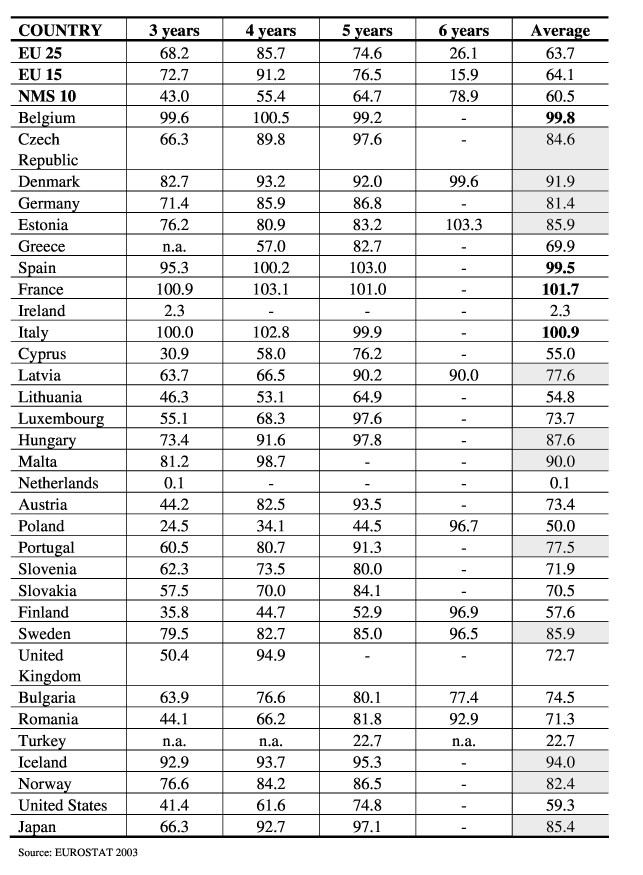
#> input picture he/axis-ai/test-2.jpg, 2569 x 3497 px (shown at 1/4 size)
$ jupyter execute ocr-on-test-2-image.ipynb
#> lines starting #> are read from the running program, lines starting #| are printed output that depends on the picture; after the words box and inside, x2 and y2 are one past the last pixel; in counts of white or black regions, pixels touching at a corner belong together
[cell 1]
from skimage import io,morphology,filters,color,transform,measure

# This image is got from given pdf (005.pdf ,Second page)

[cell 2]
from matplotlib import pyplot as plt
fig = plt.figure(figsize=(20,20))

plt.imshow(io.imread("test-2.jpg"))
#> further down, image is the input picture: shape (3497, 2569, 3); min 0, max 255, mean 231.6

plt.show()

[cell 3]
class BoundingBox(object):
    def __init__(self,contour):
        self.contour = contour
        y,x = zip(*contour)
        self.x1 = min(x)
        self.y1 = min(y)
        self.x2 = max(x)
        self.y2 = max(y)
    @property
    def h(self):
        return self.y2 - self.y1

    @property
    def w(self):
        return self.x2 - self.x1

    @property
    def area(self):
        return self.h * self.w

    @property
    def center(self):
        return (self.x1 + self.w // 2, self.y1+self.h//2)

    @property
    def plot(self):
        return (
        (self.x1,self.x2,self.x2,self.x1,self.x1),
        (self.y1,self.y1,self.y2,self.y2,self.y1),
        )

    @property
    def aspect(self):
        return self.h/self.w

    def project_y(self,y):
        copy = BoundingBox(self.contour)
        copy.y1 = y
        copy.y2 = y+self.h
        return copy

    def project_x(self,x):
        copy = BoundingBox(self.contour)
        copy.x1 = x
        copy.x2 = x + self.w
        return copy

    def __eq__(self,other):
        return self.x1 - 10 <= other.x1 <= self.x1 + 10 and self.y1 - 10 <= other.y1 <= self.y1 + 10

    def __repr__(self):
        return "BoundingBox ({},{},{},{})".format(self.x1,self.y1,self.x2,self.y2)

[cell 4]
def morphed( im ,min_area=1024):
    im = threshold(im)
    k1 = morphology.rectangle(1,40)
    k2 = morphology.rectangle(20,1)
    return morphology.remove_small_objects(
        morphology.binary_opening(im,k1) | morphology.binary_opening(im,k2),
        min_area,
    )

[cell 5]
def threshold(im):
    im = color.rgb2gray(im)
    im = im>filters.threshold_otsu(im)
#> im: shape (3497, 2569) bool; 91.2% white; 916 black regions, largest, box (x1, y1, x2, y2) and area: (39, 65, 2436, 3352) 430757, (122, 361, 182, 406) 1306, (315, 98, 362, 143) 1178
    return ~im
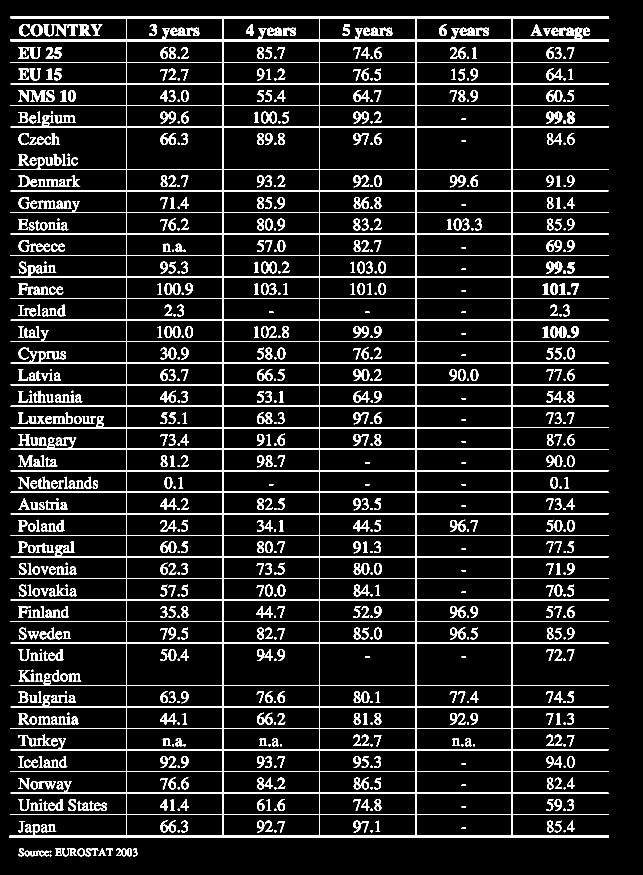
#> returned value: shape (3497, 2569) bool (shown at 1/4 size); 8.8% white; 916 white regions, largest, box (x1, y1, x2, y2) and area: (39, 65, 2436, 3352) 430757, (122, 361, 182, 406) 1306, (315, 98, 362, 143) 1178

[cell 6]
image = io.imread("test-2.jpg")

[cell 7]
im = morphed(image)
#> in morphed, `return morphology.remove_small_objects( morphology.binary_opening(im,k..`:
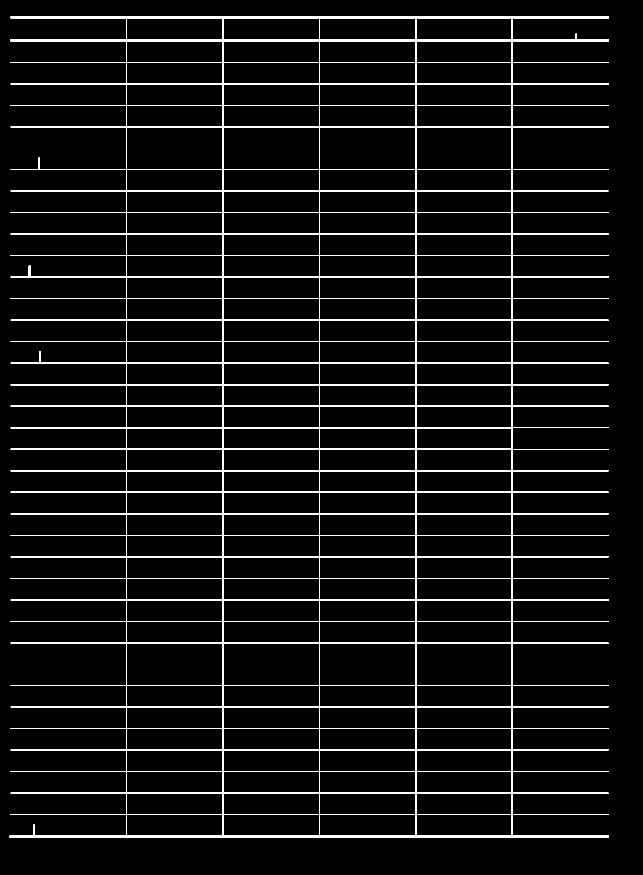
#> returned value: shape (3497, 2569) bool (shown at 1/4 size); 4.7% white; 1 white region, box (x1, y1, x2, y2) and area: (39, 65, 2436, 3352) 420059
fig,ax = plt.subplots(figsize=(20,20))
ax.imshow(~im,interpolation='nearest',cmap = plt.cm.gray)

contours = measure.find_contours(~im,0.8)
#> contours = 145 point arrays, longest 72547 points

for contour in contours:
    ax.plot(*BoundingBox(contour).plot,linewidth=2)
#> this loop made 145 passes

ax.axis('image')
ax.set_xticks([])
ax.set_yticks([])
plt.show()
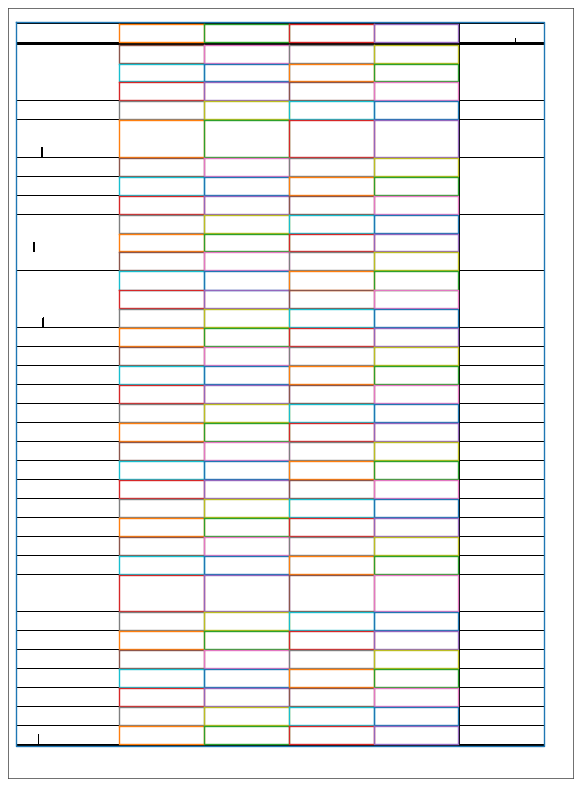
#> figure drawn by matplotlib, 1 panel

[cell 8]
def exclude_outliers(contours):
    bboxes = [BoundingBox(contour) for contour in contours]
#> bboxes = 145 items
    mean_area = np.mean([bbox.area for bbox in bboxes])
#> mean_area = 87055.4
    return [bbox for bbox in bboxes if bbox.area < mean_area * 2 and 0.05 < bbox.aspect < 2]

[cell 9]
def unique(bboxes):
    if len(bboxes)<2:
        return bboxes
    bboxes = sorted(bboxes,key=lambda x:x.area)
    unique = [bboxes.pop(0)]
    for bbox in bboxes:
        if any(bbox == _ for _ in unique):
            continue
        unique.append(bbox)
    return unique

[cell 10]
def gridfy(bboxes):
    y1 = min(bbox.y1 for bbox in bboxes)
#> y1 = 73.9
    x1 = min(bbox.x1 for bbox in bboxes)
#> x1 = 506.9
    bboxes = sorted(bboxes,key = lambda x:x.area)
#> bboxes = 144 items
    horizontal = sorted(unique([bbox.project_y(y1) for bbox in bboxes]),key=lambda x:x.x1)
#> in project_y, `copy.y1 = y`: copy.y1 = 73.9
#> in project_y, `copy.y2 = y+self.h`: copy.y2 = 155.1
#> in unique, `bboxes = sorted(bboxes,key=lambda x:x.area)`: bboxes = 144 items
#> the loop in unique, `for bbox in bboxes:` made 143 passes
#> after the loop in unique, `for bbox in bboxes:`: unique = 4 items
#> horizontal = 4 items
    vertical = sorted(unique([bbox.project_x(x1) for bbox in bboxes]),key = lambda x:x.y1)
#> in project_x, `copy.x1 = x`: copy.x1 = 506.9
#> in project_x, `copy.x2 = x + self.w`: copy.x2 = 888.1
#> the loop in unique (call 2), `for bbox in bboxes:` made 143 passes
#> vertical = 36 items
    grid ={}
    for i,v in enumerate(vertical):
        for j,h in enumerate(horizontal):
            cell = h.project_y(v.y1)
            cells = [_ for _ in bboxes if _ == cell]
            if cells:
                grid[(i,j)] = cells[0]
#> this loop made 36 passes
    return grid

[cell 11]
import numpy as np
im = morphed(image)
fig,ax = plt.subplots(figsize=(20,20))
ax.imshow (~im,interpolation='nearest',cmap = plt.cm.gray)
contours = measure.find_contours(~im,0.9)
cells = gridfy(exclude_outliers(contours))


for (line,column), bbox in cells.items():
    ax.plot(*bbox.plot, linewidth=2)
    ax.text(*bbox.center,"{},{}".format(line,column))
#> this loop made 144 passes
#> (line, column) on passes 1 to 12: (0, 0), (0, 1), (0, 2), (0, 3), (1, 0), (1, 1), (1, 2), (1, 3), (2, 0), (2, 1), (2, 2), (2, 3)

ax.axis('image')
ax.set_xticks([])
ax.set_yticks([])
plt.show()
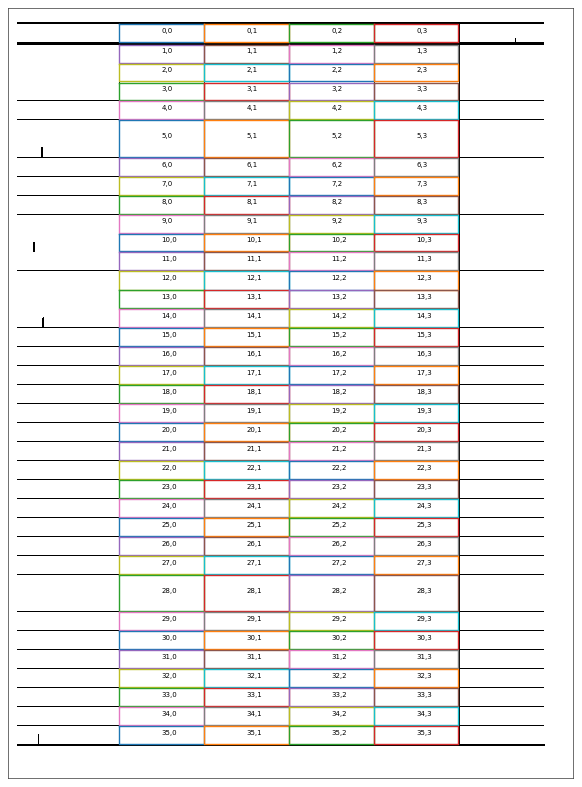
#> figure drawn by matplotlib, 1 panel

[cell 12]
import tesserocr

import csv

[cell 13]
from PIL import Image

from io import StringIO
from unidecode import unidecode

[cell 14]
def cells_to_csv(image,cells,f):
    pil = Image.fromarray(image)
    ocr={}
    for (line,column),bbox in cells.items():
        extracted_text= (tesserocr.image_to_text(
            pil.crop(
                (bbox.x1,bbox.y1,bbox.x2,bbox.y2)
            ).resize(
                (int(bbox.w * 2),int(bbox.h * 2))
            )
        ))
        ocr[line,column] = extracted_text.strip()
        print(ocr[line,column])
#> this loop made 1 pass

    lines,columns = zip(*ocr)
    lines,columns = max(lines),max(columns)
    writer = csv.writer(f)
    writer.writerow([str(column) for column in range(1,columns+2)])
    for line in range(lines+1):
        row = [ocr.get((line,column),"") for column in range(columns+1)]
        writer.writerow([unidecode(_) for _ in row])

with open("output.csv",'w',newline='',encoding='utf-8') as f:
    cells_to_csv(image,cells,f)
#> (the call stopped at in cells_to_csv, `extracted_text= (tesserocr.image_to_text( pil.crop( (bbox.x1,bbox.y1,b..`: tesserocr is not available in this run)

[cell 15]
import petl as etl
etl.fromcsv("output.csv",encoding='iso-8859-1',errors='ignore')
#> (this line was passed over: petl is not available in this run)

$ run again, with he/axis-ai/test-1.jpg copied over he/axis-ai/test-2.jpg
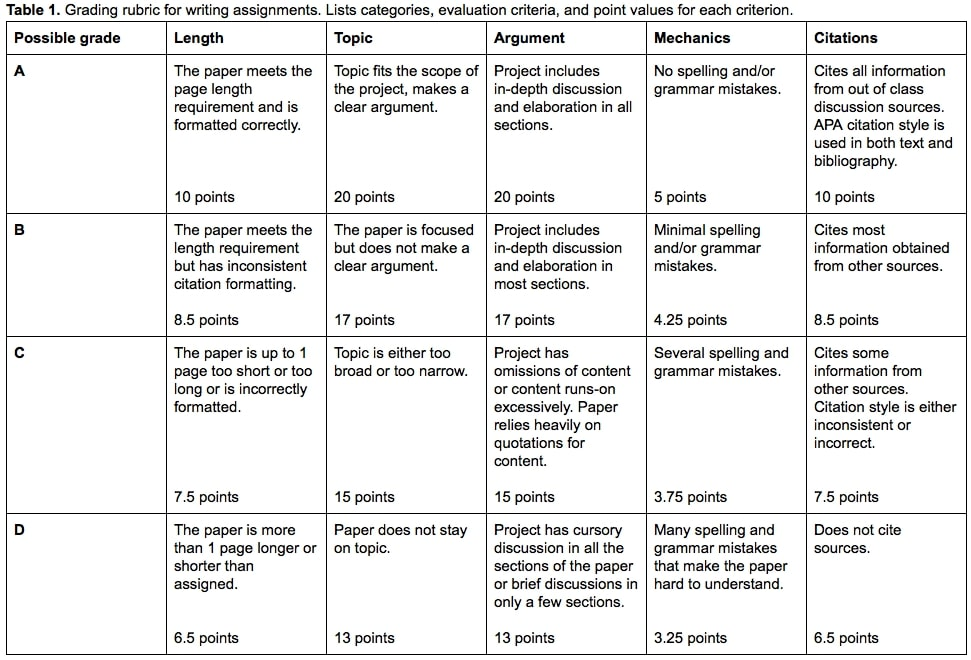
#> input picture he/axis-ai/test-1.jpg, 971 x 660 px
#> image is the input picture: shape (660, 971, 3); mean R, G, B 235.1, 235.2, 234.9
#> in morphed, `return morphology.remove_small_objects( morphology.binary_opening(im,k..`:
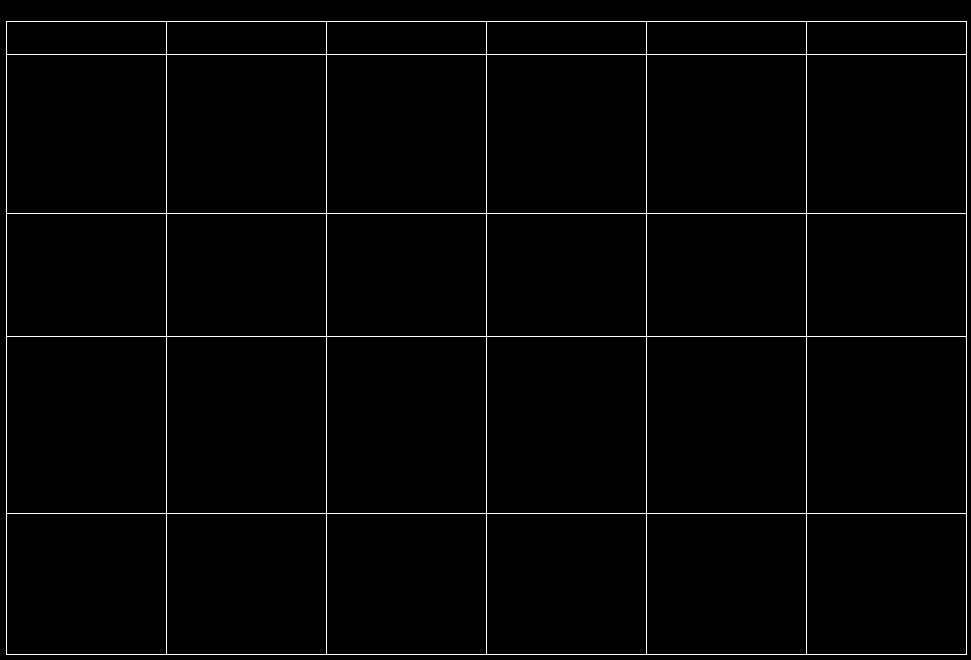
#> returned value: shape (660, 971) bool; 1.6% white in thin lines or dots
#> contours = 31 point arrays, longest 3191 points
#> the loop `for contour in contours:` made 31 passes
#> in exclude_outliers, `bboxes = [BoundingBox(contour) for contour in contours]`: bboxes = 31 items
#> mean_area = 38801.7
#> y1 = 21.9
#> x1 = 6.9
#> in gridfy, `bboxes = sorted(bboxes,key = lambda x:x.area)`: bboxes = 30 items
#> copy.y1 = 21.9
#> copy.y2 = 53.1
#> in unique, `bboxes = sorted(bboxes,key=lambda x:x.area)`: bboxes = 30 items
#> the loop in unique, `for bbox in bboxes:` made 29 passes
#> after the loop in unique, `for bbox in bboxes:`: unique = 6 items
#> copy.x1 = 6.9
#> copy.x2 = 165.1
#> the loop in unique (call 2), `for bbox in bboxes:` made 29 passes
#> vertical = 5 items
#> the loop in gridfy, `for i,v in enumerate(vertical):` made 5 passes
#> after the loop in gridfy, `for i,v in enumerate(vertical):`: grid = 30 items
#> the loop `for (line,column), bbox in cells.items():` made 30 passes
#> (line, column) on passes 1 to 8: (0, 0), (0, 1), (0, 2), (0, 3), (0, 4), (0, 5), (1, 0), (1, 1)
#> `plt.show()`:
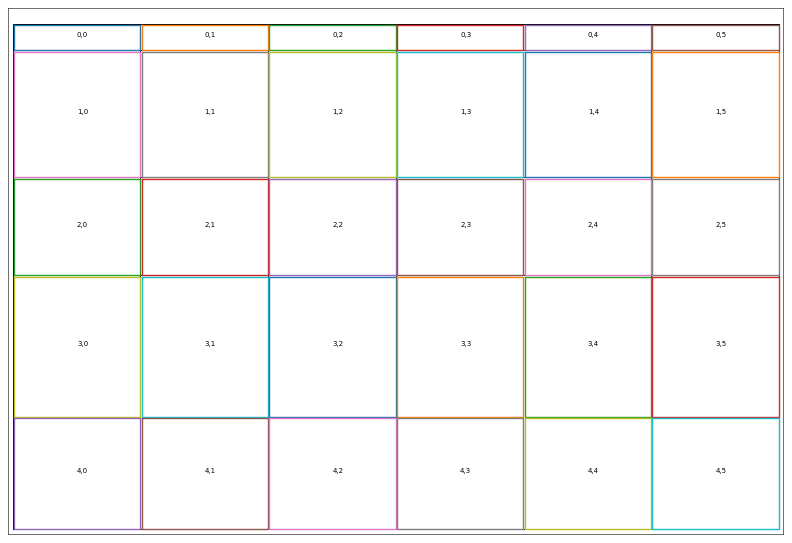
#> figure drawn by matplotlib, 1 panel
#> the loop in cells_to_csv, `for (line,column),bbox in cells.items():` made 1 pass
#> after the loop in cells_to_csv, `for (line,column),bbox in cells.items():`: ocr = 0 items

$ run again, with he/axis-ai/test-3.jpg copied over he/axis-ai/test-2.jpg
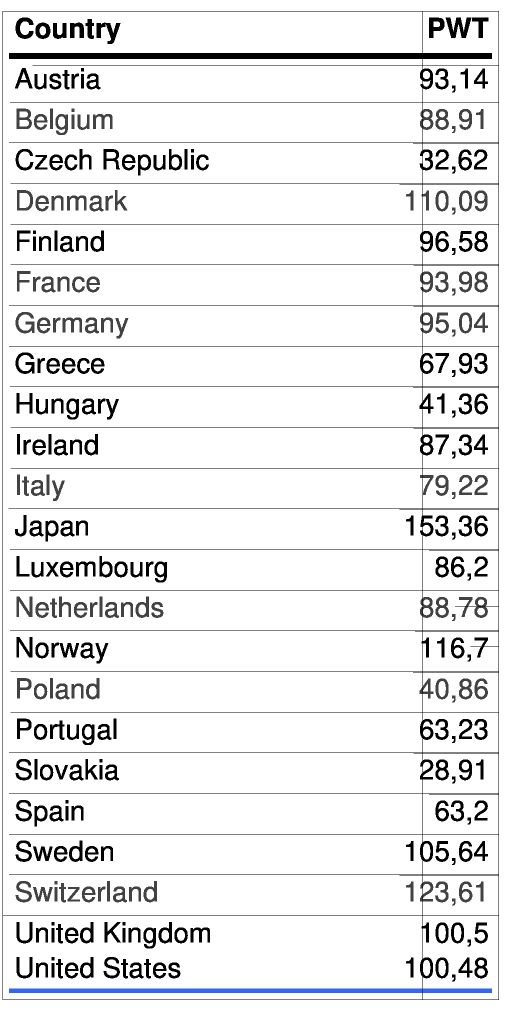
#> input picture he/axis-ai/test-3.jpg, 1009 x 2065 px (shown at 1/2 size)
#> image is the input picture: shape (2065, 1009, 3); mean R, G, B 234.1, 234.3, 234.9
#> in morphed, `return morphology.remove_small_objects( morphology.binary_opening(im,k..`:
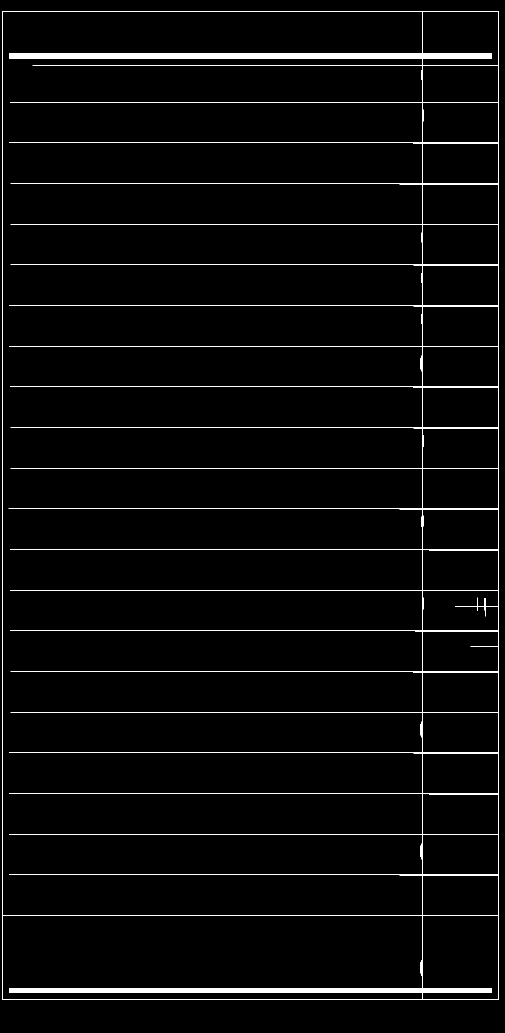
#> returned value: shape (2065, 1009) bool (shown at 1/2 size); 2.5% white; 1 white region, box (x1, y1, x2, y2) and area: (5, 22, 998, 2000) 52879
#> contours = 26 point arrays, longest 41573 points
#> the loop `for contour in contours:` made 26 passes
#> in exclude_outliers, `bboxes = [BoundingBox(contour) for contour in contours]`: bboxes = 26 items
#> mean_area = 150373.5
#> y1 = 22.9
#> x1 = 5.9
#> in gridfy, `bboxes = sorted(bboxes,key = lambda x:x.area)`: bboxes = 24 items
#> copy.y1 = 22.9
#> copy.y2 = 95.1
#> in unique, `bboxes = sorted(bboxes,key=lambda x:x.area)`: bboxes = 24 items
#> the loop in unique, `for bbox in bboxes:` made 23 passes
#> after the loop in unique, `for bbox in bboxes:`: unique = 2 items
#> copy.x1 = 5.9
#> copy.x2 = 156.1
#> the loop in unique (call 2), `for bbox in bboxes:` made 23 passes
#> vertical = 23 items
#> the loop in gridfy, `for i,v in enumerate(vertical):` made 23 passes
#> after the loop in gridfy, `for i,v in enumerate(vertical):`: grid = 24 items
#> the loop `for (line,column), bbox in cells.items():` made 24 passes
#> (line, column) on passes 1 to 8: (0, 1), (1, 1), (2, 1), (3, 1), (4, 1), (5, 1), (6, 1), (7, 1)
#> `plt.show()`:
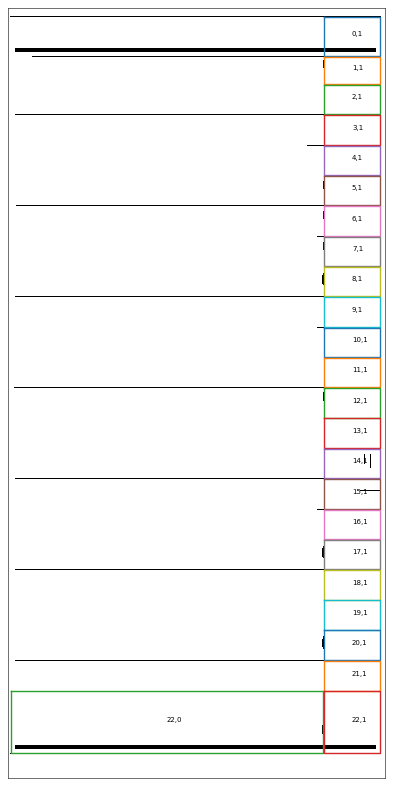
#> figure drawn by matplotlib, 1 panel
#> the loop in cells_to_csv, `for (line,column),bbox in cells.items():` made 1 pass
#> after the loop in cells_to_csv, `for (line,column),bbox in cells.items():`: ocr = 0 items
